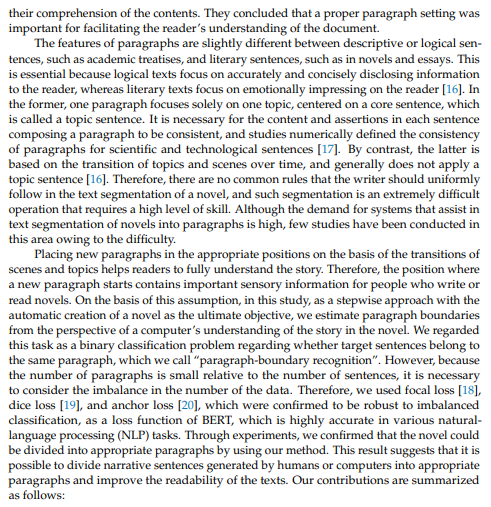
#> input picture sampleImages/2.png, 491 x 507 px
$ python classicalComputation.py
#> lines starting #> are read from the running program, lines starting #| are printed output that depends on the picture; after the words box and inside, x2 and y2 are one past the last pixel; in counts of white or black regions, pixels touching at a corner belong together
# https://stackoverflow.com/questions/57249273/how-to-detect-paragraphs-in-a-text-document-image-for-a-non-consistent-text-stru

import cv2
import numpy as np

# Load image, grayscale, Gaussian blur, Otsu's threshold
image = cv2.imread('./sampleImages/2.png')
#> image is the input picture: shape (507, 491, 3); mean B, G, R 224.1, 224.1, 224.1
gray = cv2.cvtColor(image, cv2.COLOR_BGR2GRAY)
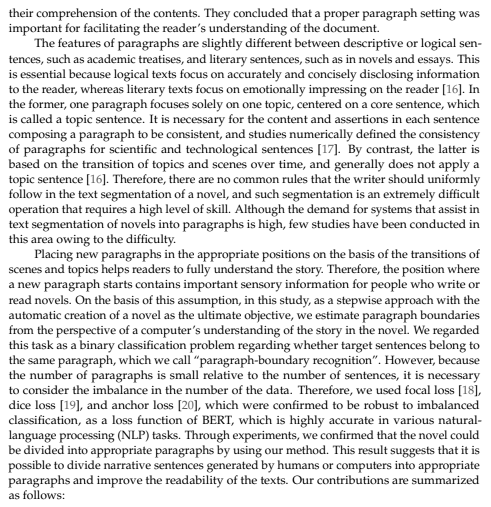
#> gray: shape (507, 491); min 12, max 255, mean 224.1
blur = cv2.GaussianBlur(gray, (5,5), 0)
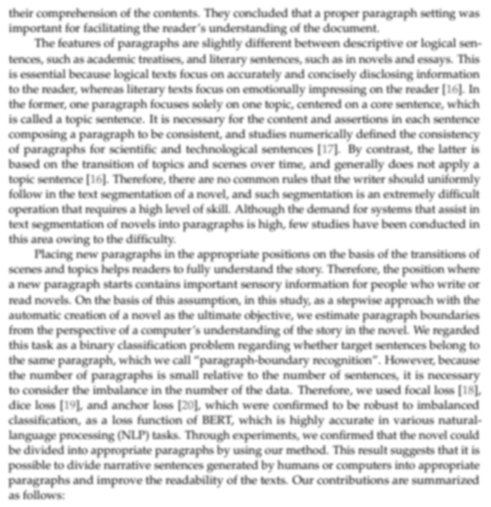
#> blur: shape (507, 491); min 112, max 255, mean 224.1
thresh = cv2.threshold(blur, 0, 255, cv2.THRESH_BINARY_INV + cv2.THRESH_OTSU)[1]
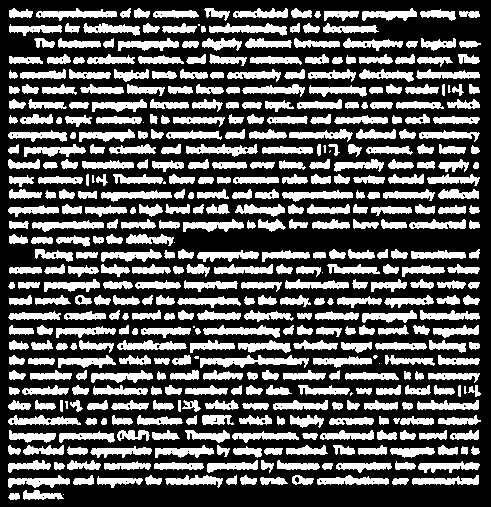
#> thresh: shape (507, 491); 34.8% white; 461 white regions (17 under 20 px), largest, box (x1, y1, x2, y2) and area: (200, 355, 309, 368) 731, (209, 23, 287, 36) 531, (203, 325, 280, 338) 524

# Create rectangular structuring element and dilate
kernel = cv2.getStructuringElement(cv2.MORPH_RECT, (5,5))
dilate = cv2.dilate(thresh, kernel, iterations=4)
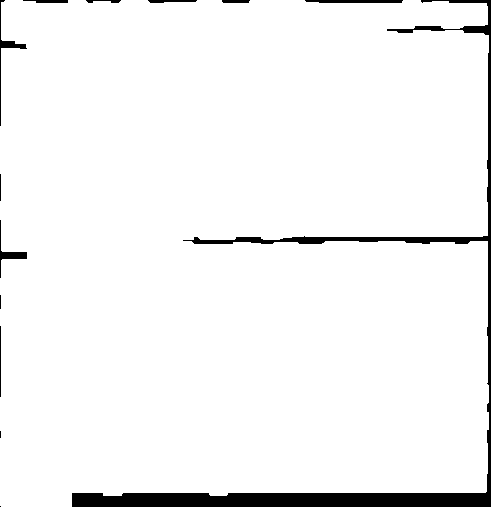
#> dilate: shape (507, 491); 95.8% white; 13 black regions (3 under 20 px)

# Find contours and draw rectangle
cnts = cv2.findContours(dilate, cv2.RETR_EXTERNAL, cv2.CHAIN_APPROX_SIMPLE)
#> cnts = 1 contour; box (x1, y1, x2, y2) and area: (0, 0, 489, 507) 236924
cnts = cnts[0] if len(cnts) == 2 else cnts[1]
for c in cnts:
    x,y,w,h = cv2.boundingRect(c)
    cv2.rectangle(image, (x, y), (x + w, y + h), (36,255,12), 2)
#> this loop made 1 pass
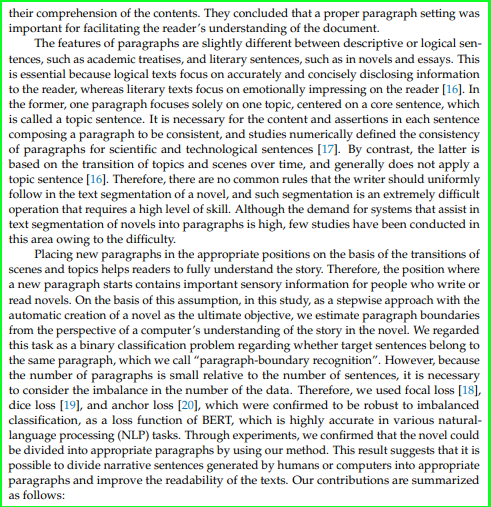
#> image: shape (507, 491, 3); 1.6% of pixels changed, all inside (x1, y1, x2, y2) = (0, 0, 491, 507)

cv2.imshow('thresh', thresh)
cv2.imshow('dilate', dilate)
cv2.imshow('image', image)
cv2.waitKey()

$ run again, with sampleImages/1.png copied over sampleImages/2.png
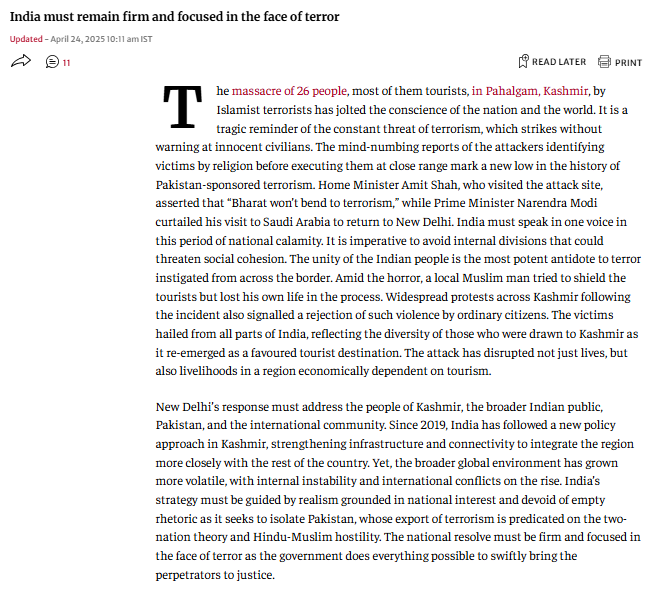
#> input picture sampleImages/1.png, 655 x 595 px
#> image is the input picture: shape (595, 655, 3); mean B, G, R 236.5, 236.4, 236.7
#> `thresh = cv2.threshold(blur, 0, 255, cv2.THRESH_BINARY_INV + cv2.THRES..`:
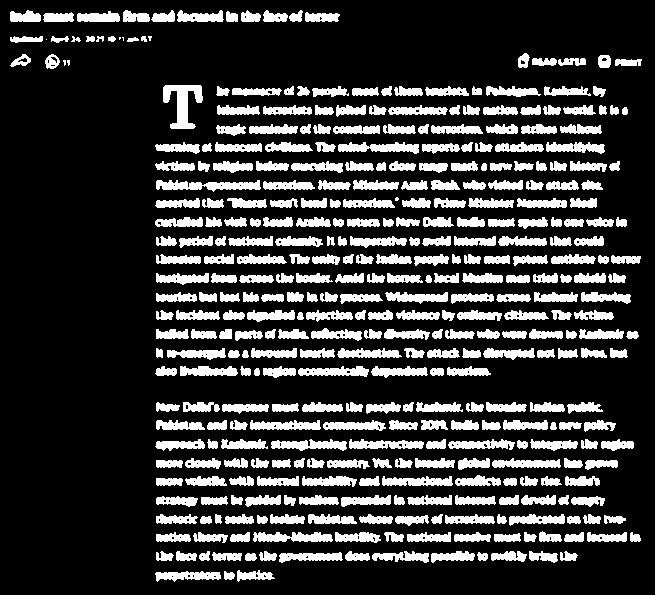
#> thresh: shape (595, 655); 21% white; 382 white regions (7 under 20 px), largest, box (x1, y1, x2, y2) and area: (163, 85, 203, 129) 897, (156, 180, 261, 192) 762, (338, 142, 419, 154) 612
#> dilate: shape (595, 655); 63.5% white; 2 black regions
#> cnts = 4 contours; box (x1, y1, x2, y2) and area: (147, 77, 649, 386) 143254, (147, 394, 649, 590) 84983, (2, 2, 348, 77) 13772, (510, 45, 650, 76) 3453
#> the loop `for c in cnts:` made 4 passes
#> (x, y, w, h) on passes 1 to 4: (147, 394, 502, 196), (147, 77, 502, 309), (510, 45, 140, 31), (2, 2, 346, 75)
#> after the loop `for c in cnts:`:
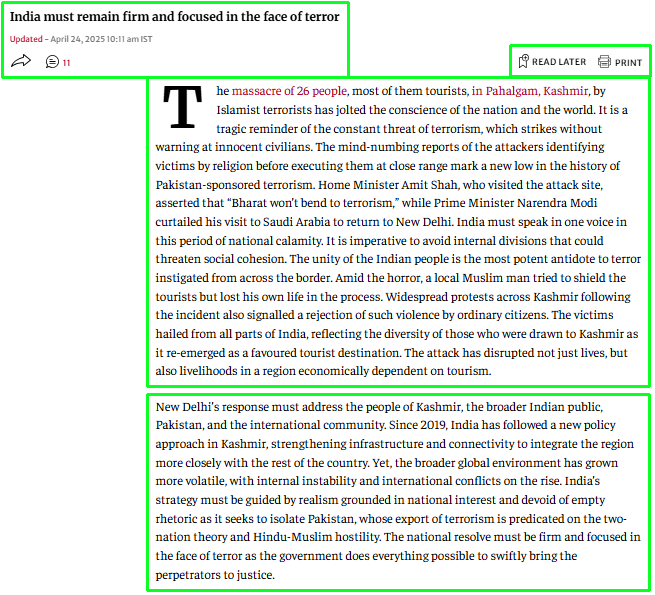
#> image: shape (595, 655, 3); 3% of pixels changed, all inside (x1, y1, x2, y2) = (1, 1, 652, 592)

$ run again, with sampleImages/5.png copied over sampleImages/2.png
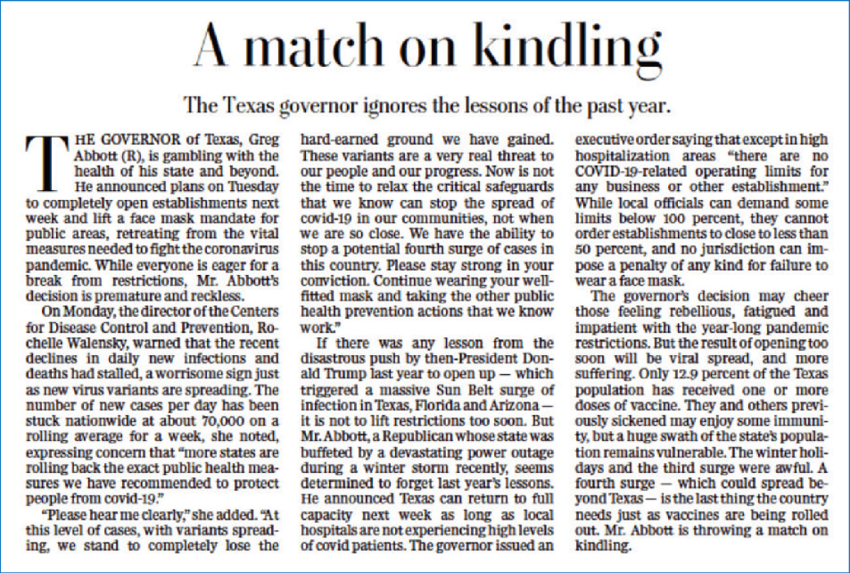
#> input picture sampleImages/5.png, 850 x 573 px
#> image is the input picture: shape (573, 850, 3); mean B, G, R 212.5, 211.9, 212.8
#> `thresh = cv2.threshold(blur, 0, 255, cv2.THRESH_BINARY_INV + cv2.THRES..`:
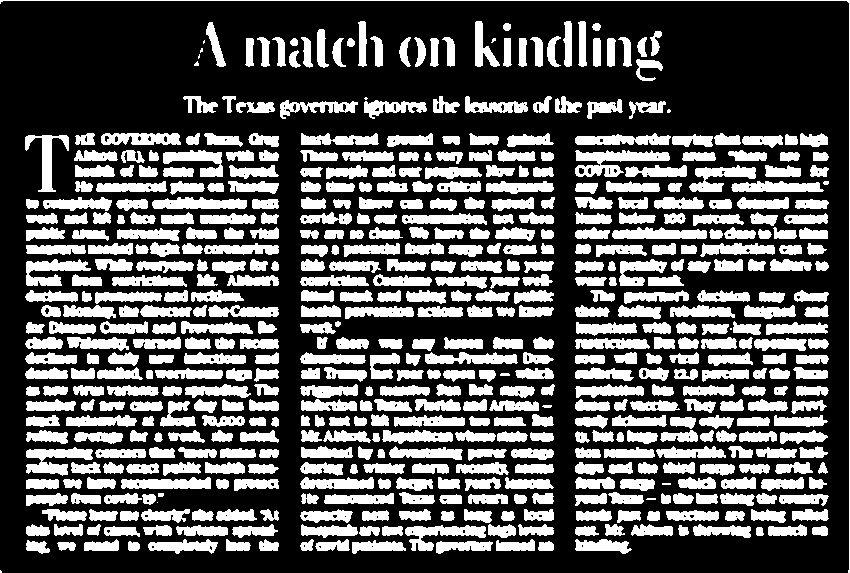
#> thresh: shape (573, 850); 34.1% white; 568 white regions (12 under 20 px), largest, box (x1, y1, x2, y2) and area: (0, 0, 850, 573) 1433, (575, 150, 670, 177) 1266, (26, 447, 93, 476) 1008
#> dilate: shape (573, 850); 81.4% white; 5 black regions (2 under 20 px)
#> cnts = 7 contours; box (x1, y1, x2, y2) and area: (175, 88, 837, 562) 241827, (17, 125, 287, 562) 114654, (0, 0, 850, 573) 11346, (467, 13, 671, 89) 11199, (237, 13, 463, 76) 10518, (186, 14, 234, 75) 2124, (0, 562, 10, 573) 90
#> the loop `for c in cnts:` made 7 passes
#> (x, y, w, h) on passes 1 to 7: (0, 562, 10, 11), (17, 125, 270, 437), (175, 88, 662, 474), (186, 14, 48, 61), (467, 13, 204, 76), (237, 13, 226, 63), (0, 0, 850, 573)
#> after the loop `for c in cnts:`:
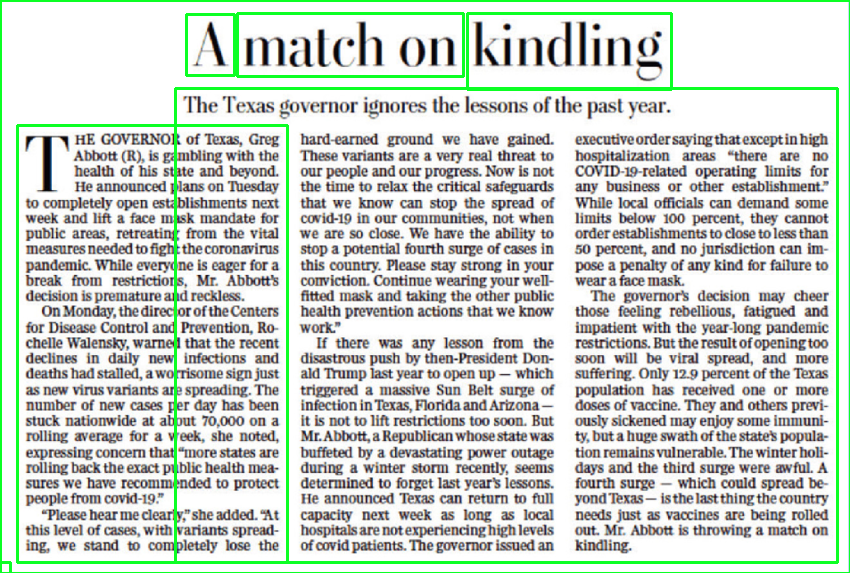
#> image: shape (573, 850, 3); 3.83% of pixels changed, all inside (x1, y1, x2, y2) = (0, 0, 850, 573)

$ run again, with sampleImages/6.png copied over sampleImages/2.png
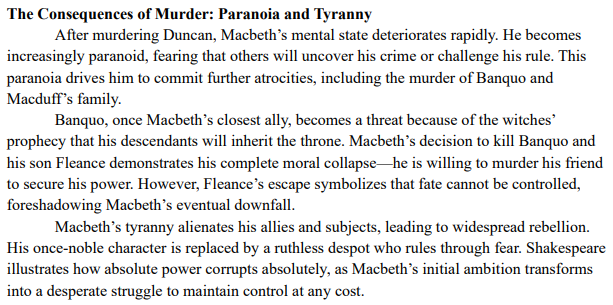
#> input picture sampleImages/6.png, 613 x 305 px
#> image is the input picture: shape (305, 613, 3); mean B, G, R 229.5, 229.5, 229.5
#> `thresh = cv2.threshold(blur, 0, 255, cv2.THRESH_BINARY_INV + cv2.THRES..`:
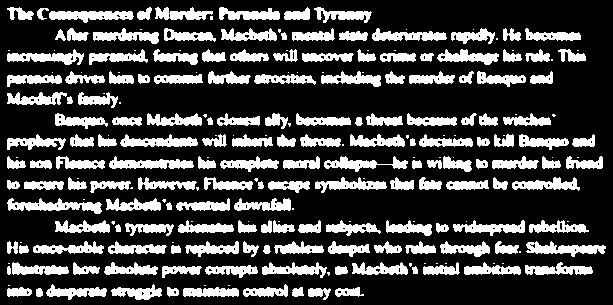
#> thresh: shape (305, 613); 25.7% white; 239 white regions (76 under 20 px), largest, box (x1, y1, x2, y2) and area: (7, 198, 102, 214) 741, (49, 11, 134, 23) 687, (109, 156, 194, 169) 651
#> dilate: shape (305, 613); 84.1% white; 13 black regions (4 under 20 px)
#> cnts = 1 contour; box (x1, y1, x2, y2) and area: (0, 0, 613, 305) 155368
#> the loop `for c in cnts:` made 1 pass
#> after the loop `for c in cnts:`:
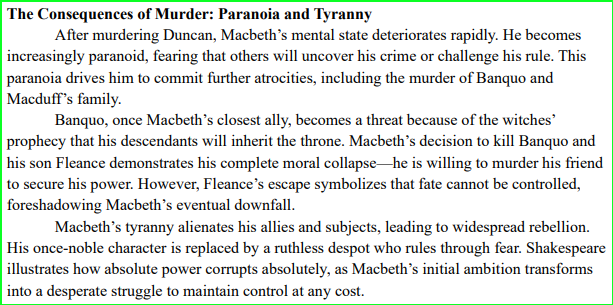
#> image: shape (305, 613, 3); 1.47% of pixels changed, all inside (x1, y1, x2, y2) = (0, 0, 613, 305)
